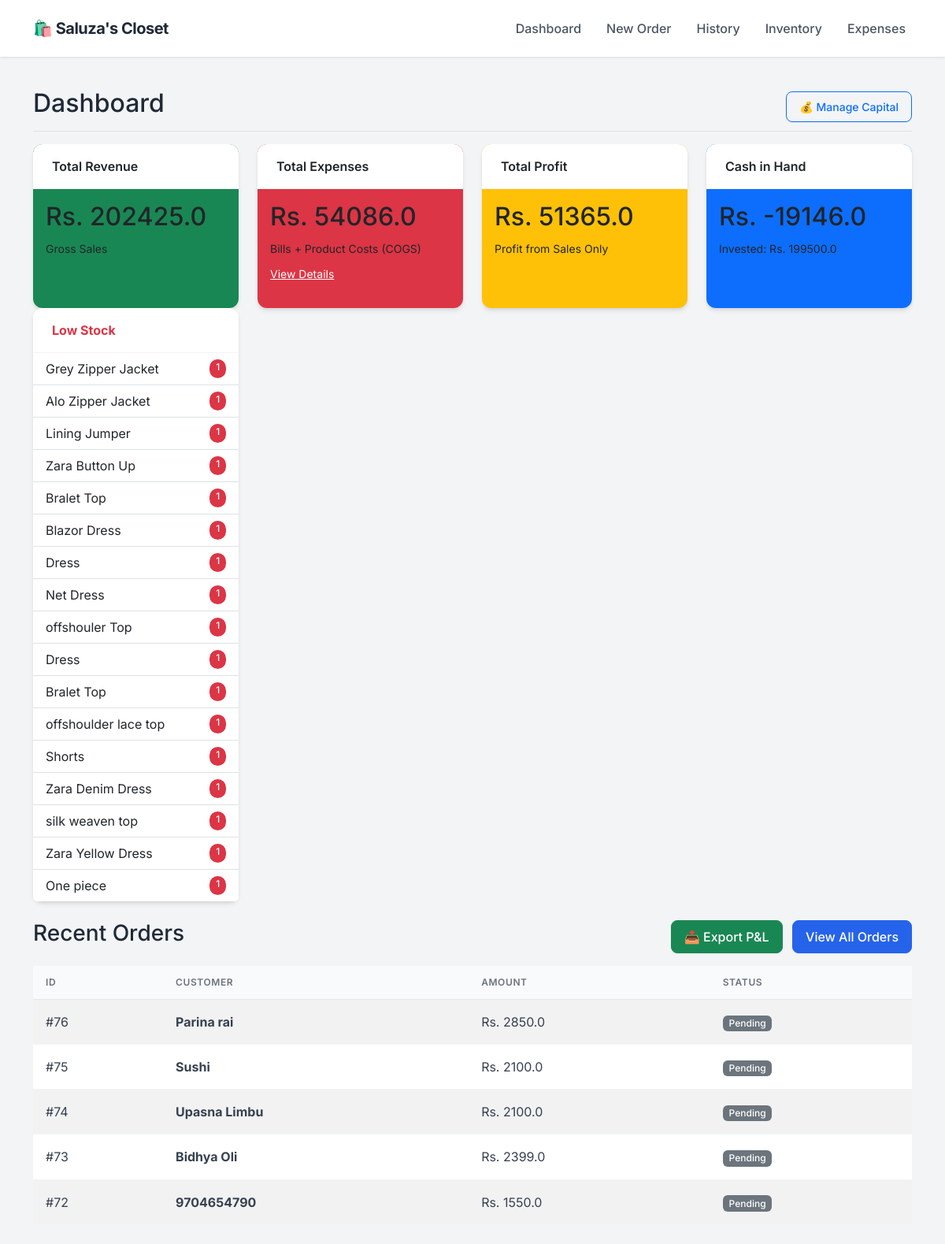
Before: / with the older database file.
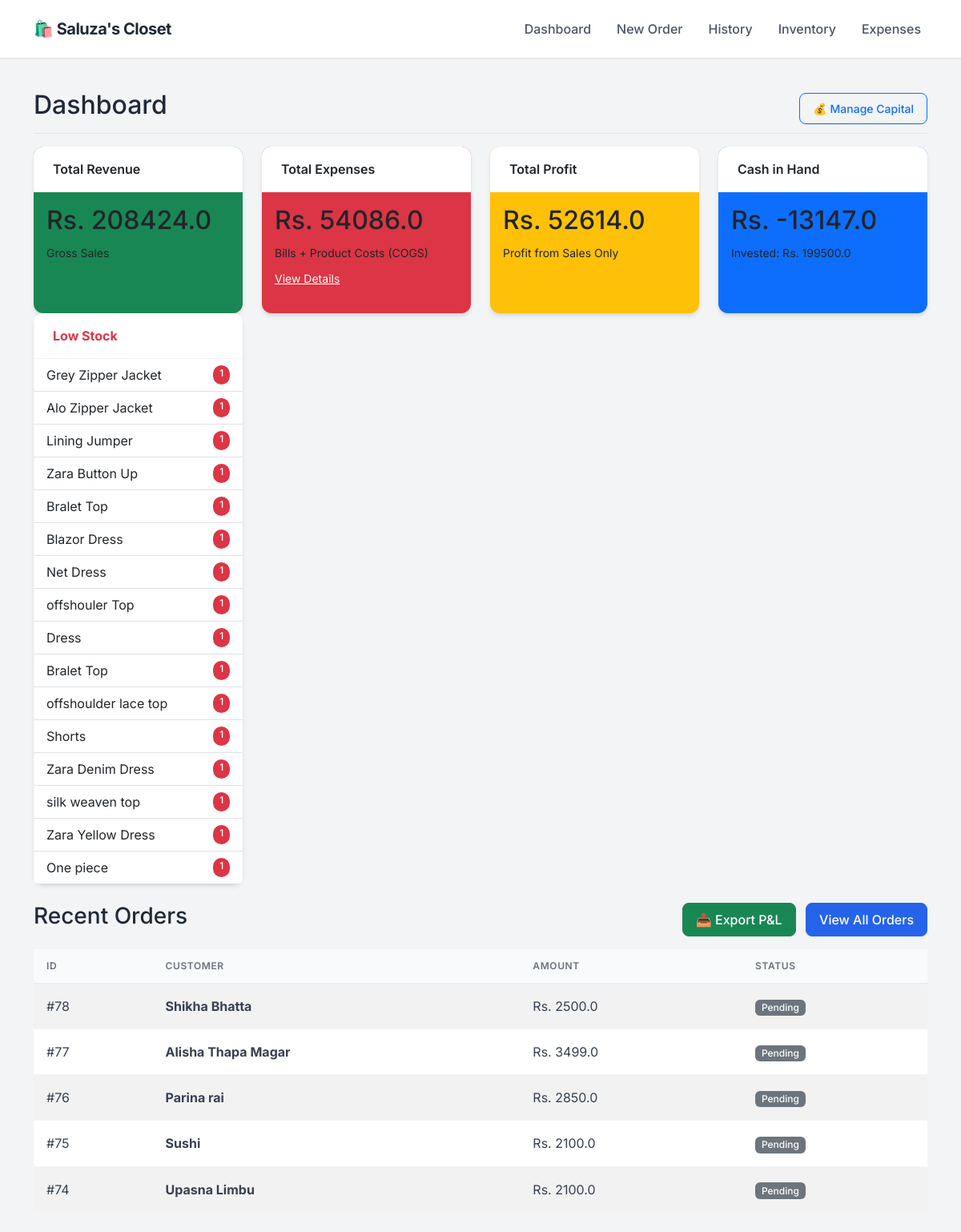
After: the same page with the newer database file.
### app.py (models this page shows)
class Product(db.Model):
    id = db.Column(db.Integer, primary_key=True)
    sku = db.Column(db.String(50), unique=True, nullable=True)
    name = db.Column(db.String(100), nullable=False)
    size = db.Column(db.String(10), nullable=False)
    cost_price = db.Column(db.Float, default=0.0)
    price = db.Column(db.Float, nullable=False)
    stock = db.Column(db.Integer, default=0)
    image = db.Column(db.String(100), nullable=True)

class Order(db.Model):
    id = db.Column(db.Integer, primary_key=True)
    customer_name = db.Column(db.String(100), nullable=False)
    phone = db.Column(db.String(20), nullable=False)
    address = db.Column(db.String(200), nullable=True)
    date = db.Column(db.DateTime, default=datetime.utcnow)
    total_amount = db.Column(db.Float, default=0.0)
    profit = db.Column(db.Float, default=0.0)
    status = db.Column(db.String(20), default='Pending')
    items = db.relationship('OrderItem', backref='order', lazy=True)

### app.py (the view)
@app.route('/')
def dashboard():
    total_investment = db.session.query(db.func.sum(Investment.amount)).scalar() or 0
    total_sales = db.session.query(db.func.sum(Order.total_amount)).scalar() or 0
    manual_expenses = db.session.query(db.func.sum(Expense.amount)).scalar() or 0
    current_inventory_cost = 0
    products = Product.query.all()
    for p in products:
        current_inventory_cost += (p.stock * p.cost_price)
    gross_profit = db.session.query(db.func.sum(Order.profit)).scalar() or 0
    cost_of_sold_goods = total_sales - gross_profit
    total_product_spend = current_inventory_cost + cost_of_sold_goods
    cash_in_hand = (total_investment + total_sales) - (total_product_spend + manual_expenses)
    net_profit = gross_profit # As you requested previously (Sales Profit only)
    recent_orders = Order.query.order_by(Order.date.desc()).limit(5).all()
    low_stock = Product.query.filter(Product.stock < 2, Product.stock > 0).all()
    out_of_stock = Product.query.filter(Product.stock == 0).all()
    investments = Investment.query.order_by(Investment.date.desc()).all()
    return render_template('dashboard.html',
                           sales=total_sales,
                           gross_profit=gross_profit,
                           expenses=manual_expenses,
                           net_profit=net_profit,
                           cash_in_hand=cash_in_hand, # <--- NEW DATA
                           total_investment=total_investment, # <--- NEW DATA
                           orders=recent_orders,
                           investments=investments,
                           low_stock=low_stock,
                           out_of_stock=out_of_stock)

### templates/dashboard.html (shortened to what this page needs)
{% extends "layout.html" %}
{% block content %}
<div class="d-flex justify-content-between flex-wrap flex-md-nowrap align-items-center pt-3 pb-2 mb-3 border-bottom">
    <h1 class="h2">Dashboard</h1>
    <div class="btn-toolbar mb-2 mb-md-0">
        <button type="button" class="btn btn-sm btn-outline-primary" data-bs-toggle="modal" data-bs-target="#investmentHistoryModal">
    💰 Manage Capital
</button>
    </div>
</div>
<div class="row mb-4">
    <div class="col-md-3">
        <div class="card text-dark bg-success mb-3 h-100">
            <div class="card-header">Total Revenue</div>
            <div class="card-body">
                <h2 class="card-title">Rs. {{ sales }}</h2>
                <small>Gross Sales</small>
            </div>
        </div>
    </div>
    <div class="col-md-3">
        <div class="card text-dark bg-danger mb-3 h-100">
            <div class="card-header">Total Expenses</div>
            <div class="card-body">
                <h2 class="card-title">Rs. {{ expenses }}</h2>
                <small>Bills + Product Costs (COGS)</small> <div class="mt-2">
                    <a href="/expenses" class="text-white text-decoration-underline small">View Details</a>
                </div>
            </div>
        </div>
    </div>
    <div class="col-md-3">
        <div class="card text-dark bg-warning mb-3 h-100">
            <div class="card-header">Total Profit</div>
            <div class="card-body">
                <h2 class="card-title">Rs. {{ net_profit }}</h2>
                <small>Profit from Sales Only</small>
            </div>
        </div>
    </div>
    <div class="col-md-3">
        <div class="card text-dark bg-primary mb-3 h-100">
            <div class="card-header">Cash in Hand</div>
            <div class="card-body">
                <h2 class="card-title">Rs. {{ cash_in_hand }}</h2>
                <small>Invested: Rs. {{ total_investment }}</small>
            </div>
        </div>
    </div>
    <div class="col-md-3">
        <div class="card border-danger h-100">
            <div class="card-header bg-transparent text-danger fw-bold">Low Stock</div>
            <ul class="list-group list-group-flush list-group-sm">
                {% for item in low_stock %}
                <li class="list-group-item d-flex justify-content-between">
                    <span>{{ item.name }}</span>
                    <span class="badge bg-danger rounded-pill">{{ item.stock }}</span>
                </li>
                {% endfor %}
            </ul>
        </div>
    </div>
</div>
<div class="d-flex justify-content-between align-items-center mb-3">
    <h3>Recent Orders</h3>
    <div>
        <a href="/export_excel" class="btn btn-success me-2">📥 Export P&L</a>
        <a href="/orders" class="btn btn-primary">View All Orders</a>
    </div>
</div>
<table class="table table-striped bg-white align-middle">
    <thead>
        <tr>
            <th>ID</th>
            <th>Customer</th>
            <th>Amount</th>
            <th>Status</th>
        </tr>
    </thead>
    <tbody>
        {% for order in orders %}
        <tr>
            <td>#{{ order.id }}</td>
            <td><strong>{{ order.customer_name }}</strong></td>
            <td>Rs. {{ order.total_amount }}</td>
            <td><span class="badge bg-secondary">{{ order.status }}</span></td>
        </tr>
        {% endfor %}
    </tbody>
</table>
{% endblock %}

Changed rows visible on the page:
no longer on this page (row edited): Product: name "Dress", stock "1"
no longer on this page (row unchanged): Order: id "73", customer_name "Bidhya Oli", total_amount "2399.0", status "Pending"
no longer on this page (row unchanged): Order: id "72", customer_name "9704654790", total_amount "1550.0", status "Pending"
added Order: id "78", customer_name "Shikha Bhatta", total_amount "2500.0", status "Pending"
added Order: id "77", customer_name "Alisha Thapa Magar", total_amount "3499.0", status "Pending"
Other visible differences:
{{ sales }}: "202425.0" → "208424.0"
{{ net_profit }}: "51365.0" → "52614.0"
{{ cash_in_hand }}: "-19146.0" → "-13147.0"
